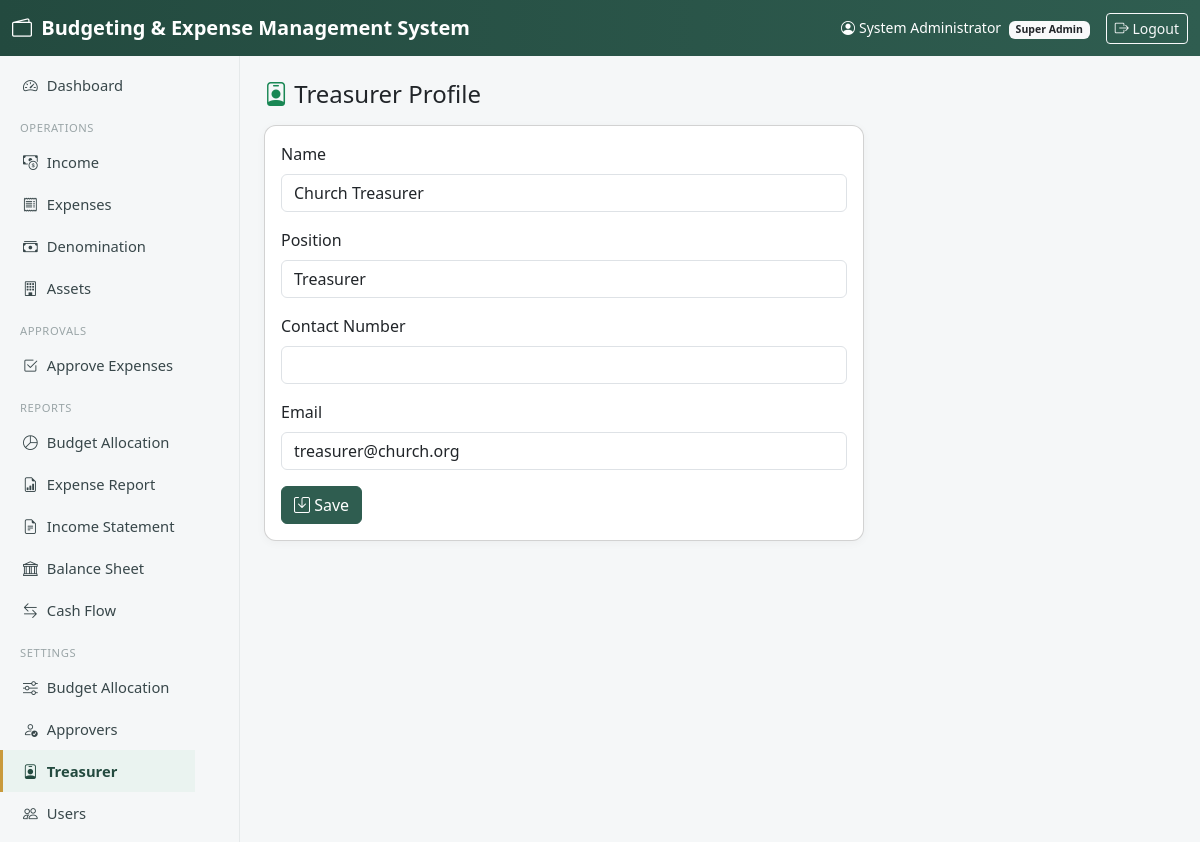
/settings/treasurer.php (signed in), run on the app's committed database.
### tables this page shows
CREATE TABLE treasurer_profile (
    id INT AUTO_INCREMENT PRIMARY KEY,
    name VARCHAR(150) NOT NULL,
    position VARCHAR(150),
    contact_number VARCHAR(50),
    email VARCHAR(150)
);

### includes/functions.php (called while the page is built, shortened)
<?php
function h($str) {
    return htmlspecialchars($str ?? '', ENT_QUOTES, 'UTF-8');
}

### settings/treasurer.php (the view, shortened to what this page needs)
<?php
require __DIR__ . '/../config/config.php';
require __DIR__ . '/../includes/functions.php';
$profile = $pdo->query("SELECT * FROM treasurer_profile LIMIT 1")->fetch() ?: [];
require __DIR__ . '/../includes/header.php';
?>
<h4 class="mb-3"><i class="bi bi-person-badge text-success"></i> Treasurer Profile</h4>
<div class="card" style="max-width:600px;">
  <div class="card-body">
    <form method="post">
      <div class="mb-3"><label class="form-label">Name</label><input type="text" name="name" class="form-control" value="<?= h($profile['name'] ?? '') ?>" required></div>
      <div class="mb-3"><label class="form-label">Position</label><input type="text" name="position" class="form-control" value="<?= h($profile['position'] ?? '') ?>"></div>
      <div class="mb-3"><label class="form-label">Contact Number</label><input type="text" name="contact_number" class="form-control" value="<?= h($profile['contact_number'] ?? '') ?>"></div>
      <div class="mb-3"><label class="form-label">Email</label><input type="email" name="email" class="form-control" value="<?= h($profile['email'] ?? '') ?>"></div>
      <button class="btn btn-brand"><i class="bi bi-save"></i> Save</button>
    </form>
  </div>
</div>
<?php require __DIR__ . '/../includes/footer.php'; ?>

### public/css/style.css (style rules this page uses)
:root { --brand: #2f5d50; --brand-dark: #234a3f; --brand-light: #eaf3f0; --accent: #c99a3c; }
body { background: #f5f7f8; font-family: 'Segoe UI', system-ui, -apple-system, sans-serif; }
.card { border-radius: 12px; box-shadow: 0 2px 10px rgba(0,0,0,0.04); }
.btn-brand { background: var(--brand); border-color: var(--brand); color: #fff; }

### data on the page
treasurer_profile: name "Church Treasurer", position "Treasurer", email "treasurer@church.org"

### other printed values
APP_NAME "Budgeting & Expense Management System"
$user['name'] "System Administrator"
str_replace('_', ' ', ucwords($user['role'], '_')) "Super Admin"
